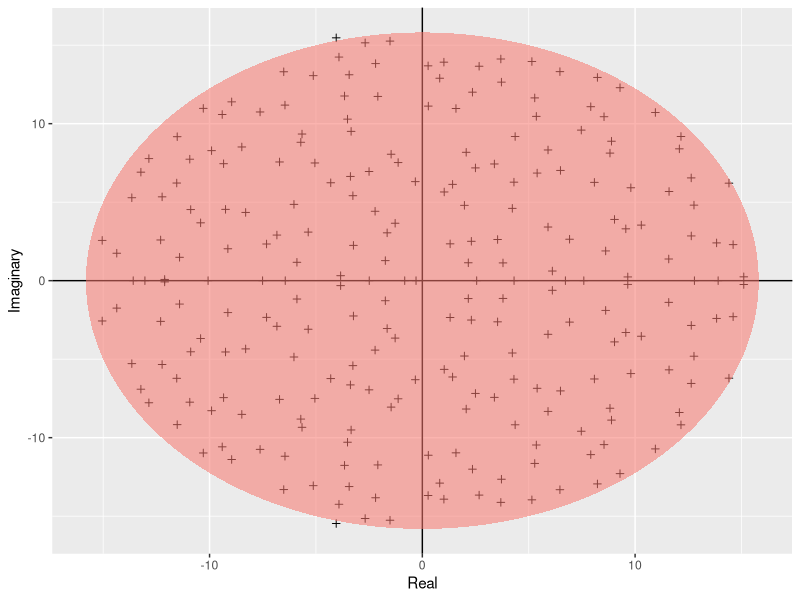
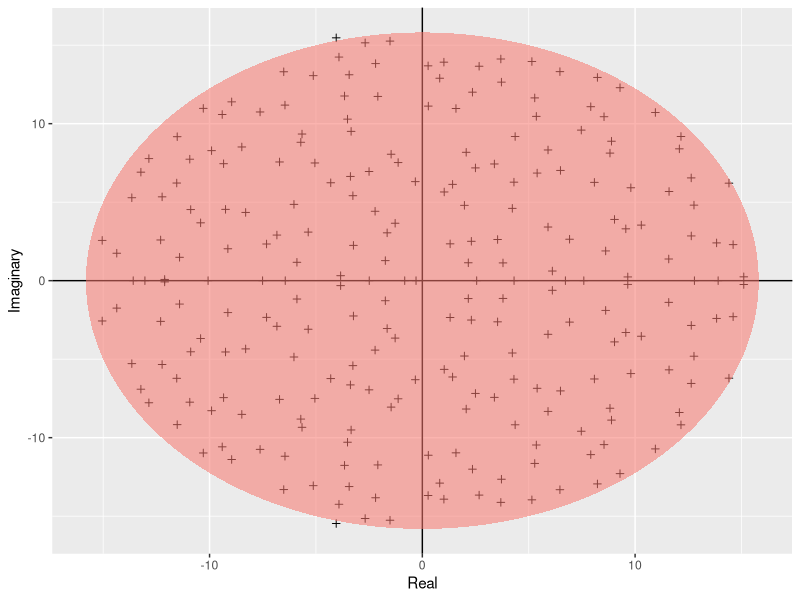

R code for these plots, in order:
## Desc: a script to plot two dataframes by using Girko's circular Law as an example. /nSaves the output to `../Results/Girko.pdf`

## load packages
require(ggplot2)
build_elipse <- function(hradius, vradius) {# function that returns an ellipse
    npoints = 250
    a <- seq(0, 2 * pi, length = npoints + 1)
    x <- hradius * cos(a)
    y <- vradius * sin(a)
    return(data.frame(x = x, y = y))
}
##main
N <- 250
M <- matrix(rnorm(N * N), N, N)
eigvals <- eigen(M)$values # find eigen values
eigDF <- data.frame("Real" = Re(eigvals), "Imaginary" = Im(eigvals)) #Build a dataframe 
my_radius <- sqrt(N) # The radius of the circle is sqrt(N)
ellDF <- build_elipse(my_radius, my_radius) # Dataframe to plot the ellipse
names(ellDF) <- c("Real", "Imaginary") # rename the columns

# plot the eigenvals
p <- ggplot(eigDF, aes(x = Real, y = Imaginary))
p <-  p + geom_point(shape = I(3)) + theme(legend.position = "none")


# now add the vertical and horizontal line
p <- p + geom_hline(aes(yintercept = 0))
p <- p + geom_vline(aes(xintercept = 0))


# finally add the ellipse
p <- p + geom_polygon(data = ellDF, aes(x = Real, y = Imaginary, alpha = 1/20, fill = "red"))
p
pdf("../Results/Girko.pdf")
    print(p)
    graphics.off()
    